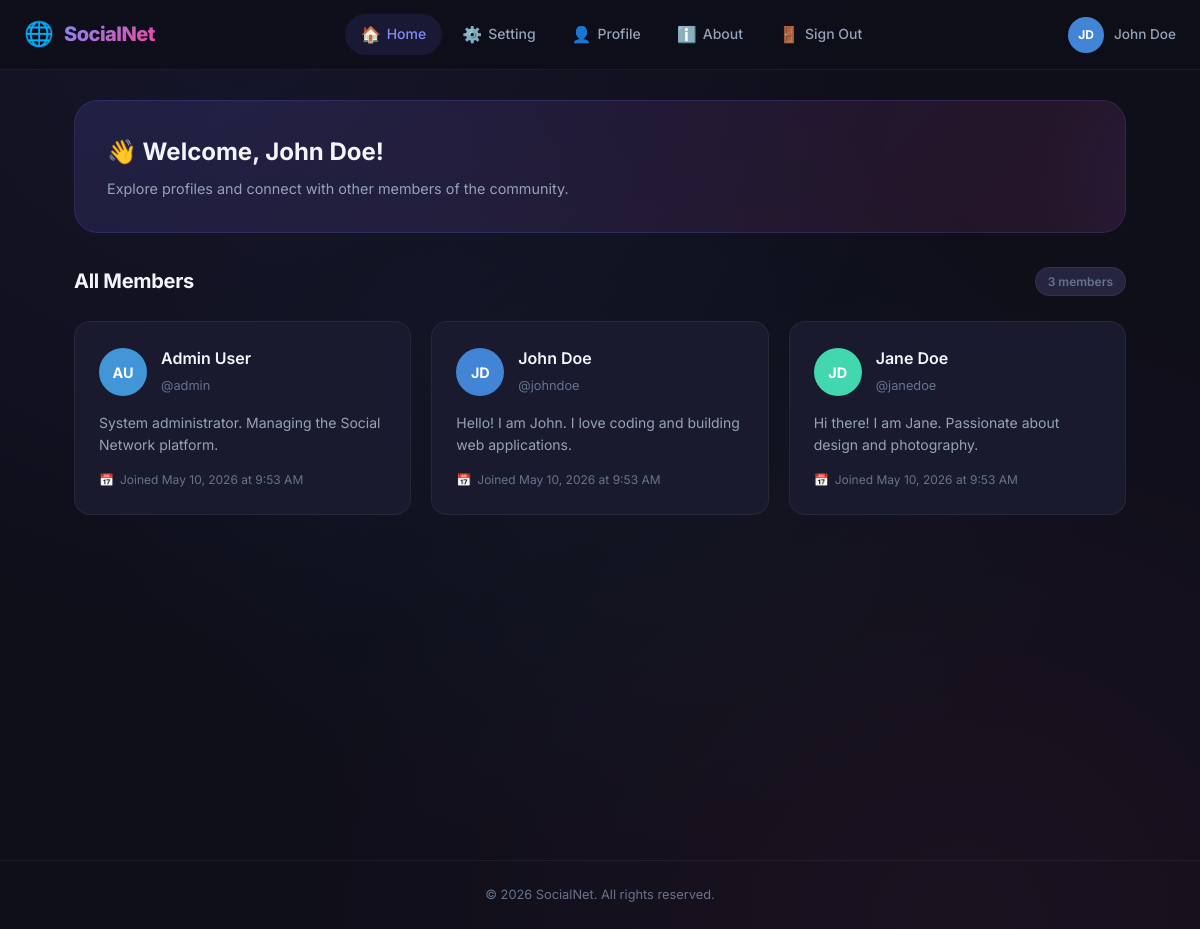
The app's page /socialnet/index.php (signed in) with its own data.
### tables this page shows
CREATE TABLE IF NOT EXISTS account (
    id INT AUTO_INCREMENT PRIMARY KEY,
    username VARCHAR(50) NOT NULL UNIQUE,
    fullname VARCHAR(100) NOT NULL,
    password VARCHAR(255) NOT NULL,
    description TEXT,
    created_at TIMESTAMP DEFAULT CURRENT_TIMESTAMP
);

### includes/session.php (called while the page is built, shortened)
<?php
function getCurrentFullname() {
    return $_SESSION['fullname'] ?? null;
}
?>

### includes/functions.php (called while the page is built, shortened)
<?php
function e($str) {
    return htmlspecialchars($str ?? '', ENT_QUOTES, 'UTF-8');
}
function getAllUsers($conn) {
    $result = $conn->query("SELECT id, username, fullname, description, created_at FROM account ORDER BY created_at DESC");
    $users = [];
    while ($row = $result->fetch_assoc()) {
        $users[] = $row;
    }
    return $users;
}
function formatDate($datetime) {
    return date('F j, Y \a\t g:i A', strtotime($datetime));
}
function getInitials($fullname) {
    $words = explode(' ', trim($fullname));
    $initials = '';
    foreach ($words as $word) {
        if (!empty($word)) {
            $initials .= mb_strtoupper(mb_substr($word, 0, 1));
        }
    }
    return mb_substr($initials, 0, 2);
}
function stringToColor($str) {
    $hash = crc32($str);
    $hue = abs($hash) % 360;
    return "hsl($hue, 65%, 55%)";
}
?>

### socialnet/index.php (the view, shortened to what this page needs)
<?php
require_once __DIR__ . '/../includes/config.php';
require_once __DIR__ . '/../includes/session.php';
require_once __DIR__ . '/../includes/functions.php';
$allUsers = getAllUsers($conn);
?>
<!DOCTYPE html>
<html lang="en">
<head>
    <link rel="stylesheet" href="/assets/style.css">
</head>
<body>
    <?php include __DIR__ . '/../includes/menubar.php'; ?>
    <div class="page-wrapper">
        <div class="container-wide">
            <div class="welcome-banner">
                <h2>👋 Welcome, <?= e(getCurrentFullname()) ?>!</h2>
                <p>Explore profiles and connect with other members of the community.</p>
            </div>
            <div class="section-header">
                <h2>All Members</h2>
                <span class="badge"><?= count($allUsers) ?> member<?= count($allUsers) !== 1 ? 's' : '' ?></span>
            </div>
            <div class="user-grid">
                <?php foreach ($allUsers as $user): ?>
                    <a href="/socialnet/profile.php?owner=<?= urlencode($user['username']) ?>" class="user-card" id="user-card-<?= e($user['username']) ?>">
                        <div class="user-card-inner">
                            <div class="user-card-header">
                                <div class="user-avatar" style="background: <?= stringToColor($user['username']) ?>;">
                                    <?= e(getInitials($user['fullname'])) ?>
                                </div>
                                <div class="user-info">
                                    <h3><?= e($user['fullname']) ?></h3>
                                    <span class="username">@<?= e($user['username']) ?></span>
                                </div>
                            </div>
                            <?php if (!empty($user['description'])): ?>
                                <p class="user-card-desc"><?= e($user['description']) ?></p>
                            <?php else: ?>
                                <p class="user-card-desc" style="font-style:italic;color:var(--text-muted);">No description yet.</p>
                            <?php endif; ?>
                            <div class="user-card-meta">
                                <span>📅</span>
                                <span>Joined <?= formatDate($user['created_at']) ?></span>
                            </div>
                        </div>
                    </a>
                <?php endforeach; ?>
            </div>
        </div>
    </div>
    <footer class="footer">
        <p>© <?= date('Y') ?> SocialNet. All rights reserved.</p>
    </footer>
</body>
</html>

### assets/style.css (style rules this page uses)
:root { --primary: #6366f1; --primary-light: #818cf8; --primary-dark: #4f46e5; --primary-glow: rgba(99, 102, 241, 0.25); --secondary: #ec4899; --secondary-light: #f472b6; --accent: #06b6d4; --bg-dark: #0f0f1a; --bg-card: #1a1a2e; --bg-card-hover: #1e1e35; --bg-elevated: #252540; --bg-input: #16162b; --text-primary: #f1f5f9; --text-secondary: #94a3b8; --text-muted: #64748b; --text-accent: #818cf8; --border: rgba(255, 255, 255, 0.06); --border-focus: rgba(99, 102, 241, 0.5); --shadow-sm: 0 1px 3px rgba(0, 0, 0, 0.3); --shadow-md: 0 4px 14px rgba(0, 0, 0, 0.35); --shadow-lg: 0 10px 40px rgba(0, 0, 0, 0.4); --shadow-glow: 0 0 30px var(--primary-glow); --radius-sm: 8px; --radius-md: 12px; --radius-lg: 16px; --radius-xl: 24px; --radius-full: 9999px; --transition: 0.3s cubic-bezier(0.4, 0, 0.2, 1); --nav-height: 70px; }
*, *::before, *::after { margin: 0; padding: 0; box-sizing: border-box; }
html { scroll-behavior: smooth; -webkit-font-smoothing: antialiased; -moz-osx-font-smoothing: grayscale; }
body { font-family: 'Inter', -apple-system, BlinkMacSystemFont, 'Segoe UI', sans-serif; background: var(--bg-dark); color: var(--text-primary); line-height: 1.6; min-height: 100vh; overflow-x: hidden; }
body::before { content: ''; position: fixed; top: 0; left: 0; width: 100%; height: 100%; background: radial-gradient(ellipse at 20% 0%, rgba(99, 102, 241, 0.08) 0%, transparent 50%), radial-gradient(ellipse at 80% 100%, rgba(236, 72, 153, 0.06) 0%, transparent 50%), radial-gradient(ellipse at 50% 50%, rgba(6, 182, 212, 0.04) 0%, transparent 60%); pointer-events: none; z-index: 0; }
a { text-decoration: none; color: inherit; transition: var(--transition); }
.page-wrapper { position: relative; z-index: 1; padding-top: calc(var(--nav-height) + 30px); min-height: 100vh; }
.container-wide { max-width: 1100px; margin: 0 auto; padding: 0 24px 60px; }
.user-grid { display: grid; grid-template-columns: repeat(auto-fill, minmax(280px, 1fr)); gap: 20px; margin-top: 24px; }
.user-card { background: var(--bg-card); border: 1px solid var(--border); border-radius: var(--radius-lg); padding: 24px; transition: var(--transition); cursor: pointer; position: relative; overflow: hidden; }
.user-card::before { content: ''; position: absolute; top: 0; left: 0; right: 0; height: 60px; background: linear-gradient(135deg, var(--primary-glow), rgba(236, 72, 153, 0.15)); opacity: 0; transition: var(--transition); }
.user-card-inner { position: relative; z-index: 1; }
.user-card-header { display: flex; align-items: center; gap: 14px; margin-bottom: 14px; }
.user-avatar { width: 48px; height: 48px; border-radius: 50%; display: flex; align-items: center; justify-content: center; font-size: 0.9rem; font-weight: 700; color: white; flex-shrink: 0; }
.user-info h3 { font-size: 1rem; font-weight: 600; color: var(--text-primary); }
.user-info .username { font-size: 0.8rem; color: var(--text-muted); }
.user-card-desc { font-size: 0.875rem; color: var(--text-secondary); line-height: 1.6; display: -webkit-box; -webkit-line-clamp: 2; -webkit-box-orient: vertical; overflow: hidden; }
.user-card-meta { display: flex; align-items: center; gap: 6px; margin-top: 14px; font-size: 0.75rem; color: var(--text-muted); }
.welcome-banner { background: linear-gradient(135deg, rgba(99, 102, 241, 0.15), rgba(236, 72, 153, 0.1)); border: 1px solid rgba(99, 102, 241, 0.2); border-radius: var(--radius-xl); padding: 32px; margin-bottom: 32px; position: relative; overflow: hidden; }
.welcome-banner::after { content: ''; position: absolute; top: -50%; right: -20%; width: 300px; height: 300px; background: radial-gradient(circle, rgba(99, 102, 241, 0.1) 0%, transparent 70%); border-radius: 50%; }
.welcome-banner h2 { font-size: 1.5rem; font-weight: 700; margin-bottom: 6px; position: relative; z-index: 1; }
.welcome-banner p { color: var(--text-secondary); font-size: 0.9rem; position: relative; z-index: 1; }
.section-header { display: flex; align-items: center; justify-content: space-between; margin-bottom: 20px; }
.section-header h2 { font-size: 1.25rem; font-weight: 700; letter-spacing: -0.3px; }
.section-header .badge { background: var(--bg-elevated); color: var(--text-muted); font-size: 0.75rem; font-weight: 600; padding: 4px 12px; border-radius: var(--radius-full); border: 1px solid var(--border); }
.footer { text-align: center; padding: 24px; color: var(--text-muted); font-size: 0.8rem; border-top: 1px solid var(--border); margin-top: 60px; }

### records on screen
account: fullname "AU", fullname "Admin User", username "admin", description "System administrator. Managing the Social Network platform.", created_at "May 10, 2026 at 9:53 AM"
account: fullname "JD", fullname "John Doe", username "johndoe", description "Hello! I am John. I love coding and building web applications.", created_at "May 10, 2026 at 9:53 AM"
account: fullname "JD", fullname "Jane Doe", username "janedoe", description "Hi there! I am Jane. Passionate about design and photography.", created_at "May 10, 2026 at 9:53 AM"

### other values on screen
getInitials(getCurrentFullname() ?? '') "JD"
getCurrentFullname() "John Doe"
count($allUsers) "3"
